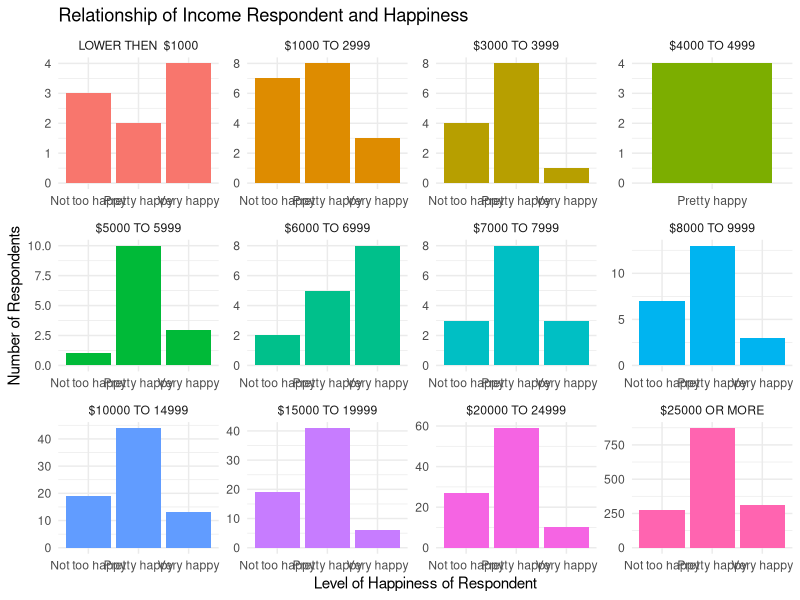

The R source for this figure:
## ---- chunk 1
#| echo: false
library(tidyverse)
library(ggplot2)
library(haven)
library(here)
library(readxl)
library(stringr)
library(kableExtra)
## ---- chunk 2
#| echo: false
#| warning: false

raw_data <- read_excel(here::here("inputs/job_happy/GSS.xlsx"))
# Remove Inapplicable, Dont know, no answer, refused and skipped
cleaned_data <- raw_data %>% 
  filter(!str_detect(hrs1, '.i'), !str_detect(hrs1, '.n'), 
         !str_detect(hrs1, '.d'), !str_detect(hrs1, '.s'),
         !str_detect(rincome, '.i'), !str_detect(rincome, '.n'), 
         !str_detect(rincome, '.d'), !str_detect(rincome, '.s'),
         !str_detect(rincome, '.r'), !str_detect(happy, '.i'),
         !str_detect(happy, '.n'), !str_detect(happy, '.d'),
         !str_detect(happy, '.s'))
cleaned_data$rincome <- sub("-","TO",cleaned_data$rincome)
cleaned_data$rincome <- sub("LT","LOWER THEN ",cleaned_data$rincome)
cleaned_data$hrs1 <- as.numeric(cleaned_data$hrs1)
cleaned_data$rincome <- factor(cleaned_data$rincome,
                             levels = c('LOWER THEN  $1000',
                                        '$1000 TO 2999',
                                        '$3000 TO 3999',
                                        '$4000 TO 4999',
                                        '$5000 TO 5999',
                                        '$6000 TO 6999',
                                        '$7000 TO 7999',
                                        '$8000 TO 9999',
                                        '$10000 TO 14999',
                                        '$15000 TO 19999',
                                        '$20000 TO 24999',
                                        '$25000 OR MORE'))
## ---- chunk 3
#| echo: false

hrs_happy <- cleaned_data %>% 
  group_by(happy) %>% 
  summarize(Mean = mean(hrs1),
            Sd = sd(hrs1),
            Total_observed = n()) %>% ungroup()

knitr::kable(hrs_happy)
## ---- chunk 4
#| echo: false
#| fig-width: 10
#| fig-height: 8
income_happy <- cleaned_data %>%
  group_by(rincome) %>%
  count(happy) %>%
  ungroup()

income_happy_table <- kbl(income_happy) %>%
  collapse_rows(columns = 1:2, valign = "top")
income_happy_table

# income_happy_graph <- income_happy %>%
#   ggplot(.,aes(x = rincome, y = n, fill = happy)) +
#   geom_bar(stat = "identity") +
#   theme(axis.text.x = element_text(angle = 45, vjust = 1, hjust = 1))
# income_happy_graph


## ---- chunk 5
#| echo: false
#| fig-width: 20
#| fig-height: 15
cleaned_data  %>%  group_by(rincome) %>% 
  ggplot(aes(x = happy, fill = rincome)) + 
  geom_bar() +
  facet_wrap(~rincome, scales = "free") +
  theme_minimal() + 
  labs(x = "Level of Happiness of Respondent", 
       y = "Number of Respondents",
       title = "Relationship of Income Respondent and Happiness") + 
  theme(legend.position = "none")
